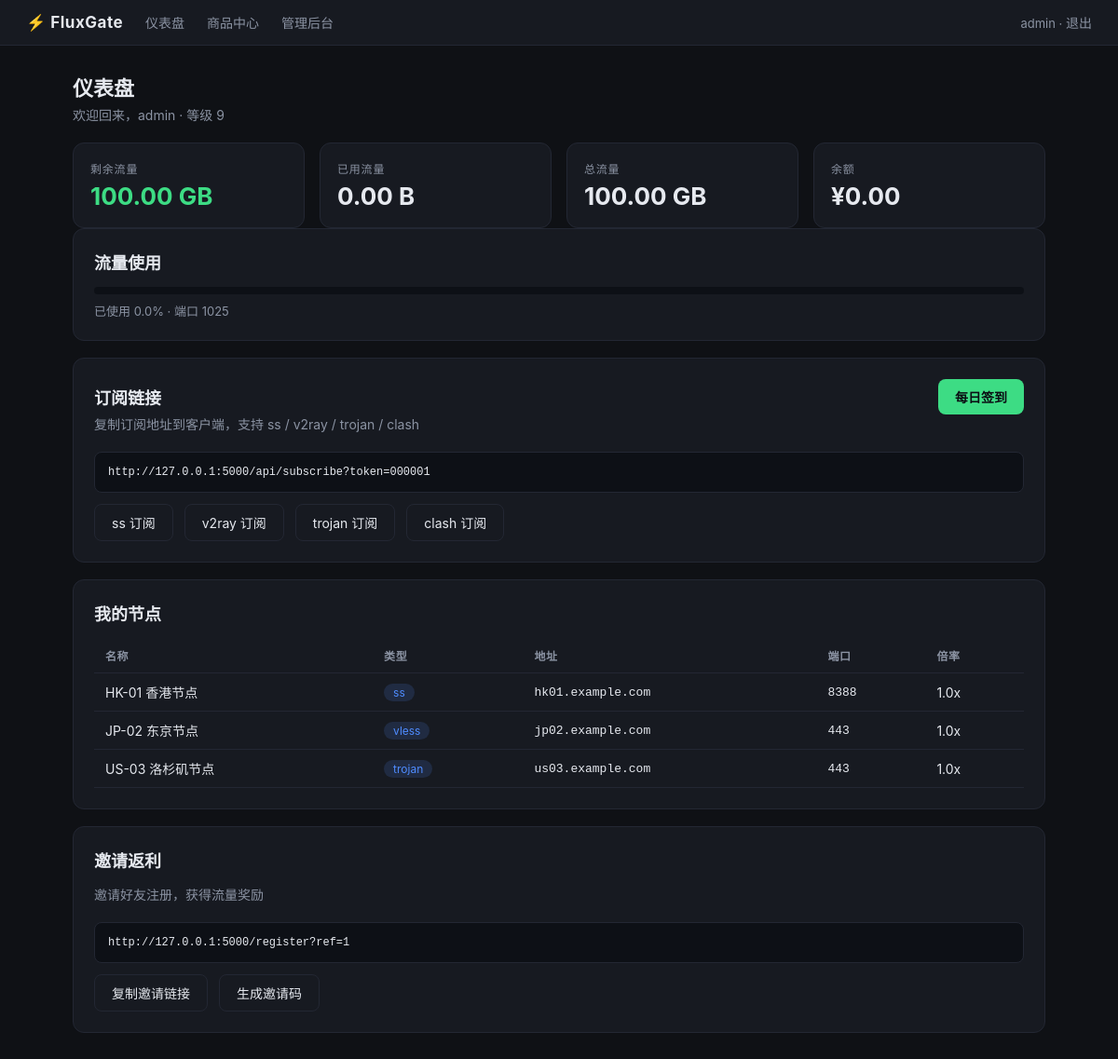
The app's page /dashboard (signed in) with its own data.
### fluxgate/models.py (models this page shows, shortened)
class User(db.Model):
    __tablename__ = "users"
    MIN_PORT = 1025
    PORT_BLACK_SET = {6443, 8472}
    id = db.Column(db.Integer, primary_key=True)
    username = db.Column(db.String(64), unique=True, nullable=False)
    password_hash = db.Column(db.String(256), nullable=False)
    email = db.Column(db.String(128), default="")
    balance = db.Column(db.Float, default=0.0)
    level = db.Column(db.Integer, default=0)
    level_expire_time = db.Column(db.DateTime, default=datetime.utcnow)
    invitecode_num = db.Column(db.Integer, default=5)
    inviter_id = db.Column(db.Integer, default=0)
    ss_port = db.Column(db.Integer, unique=True, default=MIN_PORT)
    ss_password = db.Column(db.String(32), default=_short_rand, unique=True)
    vmess_uuid = db.Column(db.String(64), default="")
    upload_traffic = db.Column(db.BigInteger, default=0)
    download_traffic = db.Column(db.BigInteger, default=0)
    total_traffic = db.Column(db.BigInteger, default=GB * 10)
    last_use_time = db.Column(db.DateTime, nullable=True)
    enable = db.Column(db.Boolean, default=True)
    is_admin = db.Column(db.Boolean, default=False)
    created_at = db.Column(db.DateTime, default=datetime.utcnow)
    @property
    def token(self):
        return f"{self.id:06d}"
    @property
    def used_traffic(self):
        return (self.upload_traffic or 0) + (self.download_traffic or 0)
    @property
    def human_total_traffic(self):
        return traffic_format(self.total_traffic)
    @property
    def human_used_traffic(self):
        return traffic_format(self.used_traffic)
    @property
    def human_remain_traffic(self):
        return traffic_format(max(0, self.total_traffic - self.used_traffic))
    @property
    def used_percentage(self):
        try:
            return round(self.used_traffic / self.total_traffic * 100, 2)
        except ZeroDivisionError:
            return 100.0
    @property
    def sub_link(self):
        from flask import current_app
        return f"{current_app.config['HOST']}/api/subscribe?token={self.token}"
    @property
    def ref_link(self):
        from flask import current_app
        return f"{current_app.config['HOST']}/register?ref={self.id}"

### fluxgate/proxy.py (models this page shows, shortened)
class ProxyNode(db.Model):
    __tablename__ = "proxy_nodes"
    NODE_TYPE_SS = "ss"
    NODE_TYPE_VLESS = "vless"
    NODE_TYPE_TROJAN = "trojan"
    id = db.Column(db.Integer, primary_key=True)
    name = db.Column(db.String(64), default="")
    server = db.Column(db.String(256), default="")  # comma-separated addresses
    enable = db.Column(db.Boolean, default=True)
    node_type = db.Column(db.String(32), default=NODE_TYPE_SS)
    info = db.Column(db.String(1024), default="")
    level = db.Column(db.Integer, default=0)
    country = db.Column(db.String(5), default="CN")
    used_traffic = db.Column(db.BigInteger, default=0)
    total_traffic = db.Column(db.BigInteger, default=GB)
    enlarge_scale = db.Column(db.Float, default=1.0)
    sequence = db.Column(db.Integer, default=0)
    ss_method = db.Column(db.String(32), default="aes-256-gcm")
    ss_port = db.Column(db.Integer, default=8388)
    uuid = db.Column(db.String(64), default="")
    trojan_password = db.Column(db.String(64), default="")
    @classmethod
    def get_active_nodes(cls, level=None):
        q = cls.query.filter_by(enable=True)
        if level is not None:
            q = q.filter(cls.level <= level)
        return q.order_by(cls.sequence).all()

### fluxgate/web.py (the view)
@bp.route("/dashboard")
def dashboard():
    user = _current_user()
    if not user:
        return redirect(url_for("web.login"))
    nodes = ProxyNode.get_active_nodes(level=user.level)
    return render_template("dashboard.html", user=user, nodes=nodes)

### fluxgate/models.py (called while the page is built)
def traffic_format(n):
    n = float(n)
    for unit in ("B", "KB", "MB", "GB", "TB"):
        if n < 1024:
            return f"{n:.2f} {unit}"
        n /= 1024
    return f"{n:.2f} PB"

### fluxgate/web.py (called while the page is built)
def _current_user():
    uid = session.get("user_id")
    if uid:
        return User.query.get(uid)
    return None

### fluxgate/templates/dashboard.html (shortened to what this page needs)
{% extends 'base.html' %}
{% block content %}
<h1>仪表盘</h1>
<p class="sub">欢迎回来，{{ user.username }} · 等级 {{ user.level }}</p>
<div class="grid">
  <div class="stat"><div class="label">剩余流量</div><div class="value green">{{ user.human_remain_traffic }}</div></div>
  <div class="stat"><div class="label">已用流量</div><div class="value">{{ user.human_used_traffic }}</div></div>
  <div class="stat"><div class="label">总流量</div><div class="value">{{ user.human_total_traffic }}</div></div>
  <div class="stat"><div class="label">余额</div><div class="value">¥{{ '%.2f'|format(user.balance or 0) }}</div></div>
</div>
<div class="card">
  <h2>流量使用</h2>
  <div class="progress">
  </div>
  <p style="color:var(--muted);font-size:13px;margin-top:8px">已使用 {{ user.used_percentage }}% · 端口 {{ user.ss_port }}</p>
</div>
<div class="card">
  <div class="row" style="justify-content:space-between">
    <h2 style="margin:0">订阅链接</h2>
    <button class="btn green" onclick="checkin()">每日签到</button>
  </div>
  <p class="sub">复制订阅地址到客户端，支持 ss / v2ray / trojan / clash</p>
  <div class="codebox" id="sublink">{{ user.sub_link }}</div>
  <div class="row" style="margin-top:12px">
    <a class="btn ghost" href="{{ user.sub_link }}" target="_blank">ss 订阅</a>
    <a class="btn ghost" href="{{ user.sub_link }}&sub_type=v2ray" target="_blank">v2ray 订阅</a>
    <a class="btn ghost" href="{{ user.sub_link }}&sub_type=trojan" target="_blank">trojan 订阅</a>
    <a class="btn ghost" href="{{ user.sub_link }}&sub_type=clash" target="_blank">clash 订阅</a>
  </div>
</div>
<div class="card">
  <h2>我的节点</h2>
  {% if nodes %}
  <table>
    <tr><th>名称</th><th>类型</th><th>地址</th><th>端口</th><th>倍率</th></tr>
    {% for n in nodes %}
    <tr>
      <td>{{ n.name }}</td>
      <td><span class="badge">{{ n.node_type }}</span></td>
      <td class="mono">{{ n.server }}</td>
      <td class="mono">{{ n.ss_port }}</td>
      <td>{{ n.enlarge_scale }}x</td>
    </tr>
    {% endfor %}
  </table>
  {% else %}
  <p style="color:var(--muted)">当前等级暂无可用节点</p>
  {% endif %}
</div>
<div class="card">
  <h2>邀请返利</h2>
  <p class="sub">邀请好友注册，获得流量奖励</p>
  <div class="codebox">{{ user.ref_link }}</div>
  <div class="row" style="margin-top:12px">
    <button class="btn ghost" onclick="copyText('{{ user.ref_link }}')">复制邀请链接</button>
    <button class="btn ghost" onclick="genInvite()">生成邀请码</button>
  </div>
</div>
{% endblock %}

### fluxgate/templates/base.html (shortened to what this page needs)
<!DOCTYPE html>
<html lang="zh">
<head>
</head>
<body>
<nav class="nav">
  <div class="brand">⚡ {{ config.TITLE }}</div>
  {% if session.get('user_id') %}
  <a href="{{ url_for('web.dashboard') }}">仪表盘</a>
  <a href="{{ url_for('web.shop') }}">商品中心</a>
  {% if user and user.is_admin %}<a href="{{ url_for('web.admin') }}">管理后台</a>{% endif %}
  <div class="user-chip">{{ user.username if user else '' }} · <a href="{{ url_for('web.logout') }}">退出</a></div>
  {% endif %}
</nav>
<div class="container">
  {% block content %}{% endblock %}
</div>
</body>
</html>

### fluxgate/templates/base.html (style rules this page uses)
:root { --bg:#0f1115; --card:#171a21; --border:#232733; --text:#e6e9ef; --muted:#8b93a3; --accent:#4f8cff; --green:#3ddc84; --red:#ff5c5c; }
* { margin:0; padding:0; box-sizing:border-box; }
body { background:var(--bg); color:var(--text); font-family:-apple-system,'Segoe UI',Roboto,sans-serif; min-height:100vh; }
a { color:var(--accent); text-decoration:none; }
.nav { display:flex; align-items:center; gap:24px; padding:14px 28px; background:var(--card); border-bottom:1px solid var(--border); }
.nav .brand { font-weight:700; font-size:17px; letter-spacing:.5px; }
.nav a { color:var(--muted); font-size:14px; }
.nav .user-chip { font-size:13px; color:var(--muted); }
.container { max-width:1100px; margin:0 auto; padding:28px; }
.card { background:var(--card); border:1px solid var(--border); border-radius:12px; padding:22px; margin-bottom:18px; }
.grid { display:grid; grid-template-columns:repeat(auto-fit,minmax(220px,1fr)); gap:16px; }
.stat { background:var(--card); border:1px solid var(--border); border-radius:12px; padding:18px; }
.stat .label { color:var(--muted); font-size:12px; text-transform:uppercase; letter-spacing:.8px; }
.stat .value { font-size:26px; font-weight:700; margin-top:6px; }
.stat .value.green { color:var(--green); }
table { width:100%; border-collapse:collapse; font-size:14px; }
th,td { text-align:left; padding:10px 12px; border-bottom:1px solid var(--border); }
th { color:var(--muted); font-weight:600; font-size:12px; text-transform:uppercase; letter-spacing:.6px; }
.btn { display:inline-block; background:var(--accent); color:#fff; border:none; border-radius:8px; padding:9px 18px; font-size:14px; cursor:pointer; }
.btn.ghost { background:transparent; border:1px solid var(--border); color:var(--text); }
.btn.green { background:var(--green); color:#0b0f14; font-weight:600; }
.progress { height:8px; background:#0d1016; border-radius:4px; overflow:hidden; margin-top:8px; }
.mono { font-family:'Cascadia Code',Consolas,monospace; font-size:13px; }
.codebox { background:#0d1016; border:1px solid var(--border); border-radius:8px; padding:14px; font-family:'Cascadia Code',Consolas,monospace; font-size:12px; overflow-x:auto; word-break:break-all; }
.badge { display:inline-block; padding:2px 10px; border-radius:20px; font-size:12px; background:rgba(79,140,255,.15); color:var(--accent); }
h1 { font-size:22px; margin-bottom:4px; }
h2 { font-size:18px; margin-bottom:14px; }
.sub { color:var(--muted); font-size:14px; margin-bottom:20px; }
.row { display:flex; gap:12px; align-items:center; flex-wrap:wrap; }

### records on screen
User: username "admin", level "9", human_remain_traffic "100.00 GB", human_used_traffic "0.00 B", human_total_traffic "100.00 GB", balance "0.00", used_percentage "0.0", ss_port "1025", sub_link "http://127.0.0.1:5000/api/subscribe?token=000001", ref_link "http://127.0.0.1:5000/register?ref=1"
ProxyNode: name "HK-01 香港节点", node_type "ss", server "hk01.example.com", ss_port "8388", enlarge_scale "1.0"
ProxyNode: name "JP-02 东京节点", node_type "vless", server "jp02.example.com", ss_port "443", enlarge_scale "1.0"
ProxyNode: name "US-03 洛杉矶节点", node_type "trojan", server "us03.example.com", ss_port "443", enlarge_scale "1.0"

### other values on screen
{{ config.TITLE }} "FluxGate"
